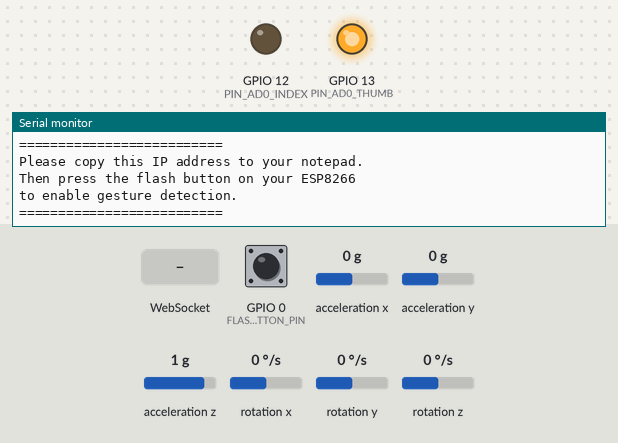
This sketch was run on a simulated ESP8266 (NodeMCU). Shown: output pins drawn as LEDs (lit = HIGH), the last lines printed to the serial monitor. The test bench sets the inputs (shaded band); at power-on: GPIO 0 (FLASH_BUTTON_PIN) HIGH, acceleration y 0 g, acceleration x 0 g, acceleration z 1 g, rotation x 0 °/s, rotation y 0 °/s, rotation z 0 °/s. WiFi joins after 1.5 s; servers stay silent unless stated.

Above: at 3.2 s.
3.3 s: GPIO 0 (FLASH_BUTTON_PIN) pulled LOW for 0.15 s
At 3.6 s:
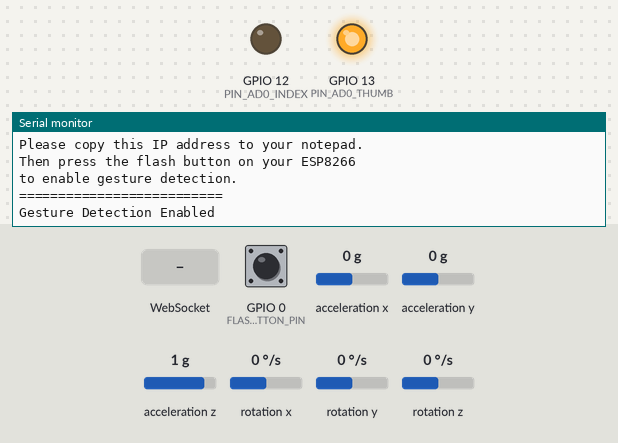
4.9 s: acceleration y set to -1.4 g
At 5.5 s:
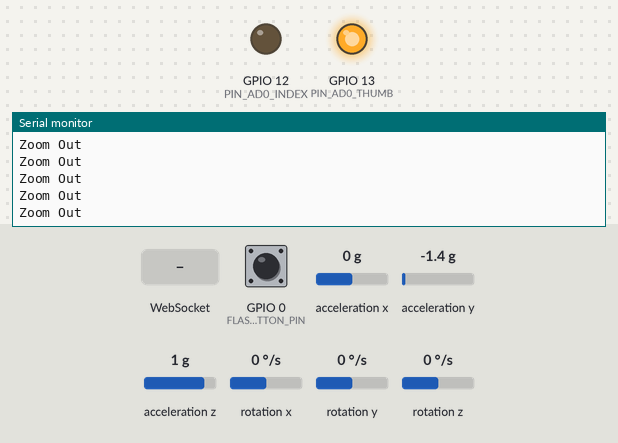
6.8 s: WebSocket text "1" received
8.3 s: acceleration y set to 0.8 g
At 9.3 s:
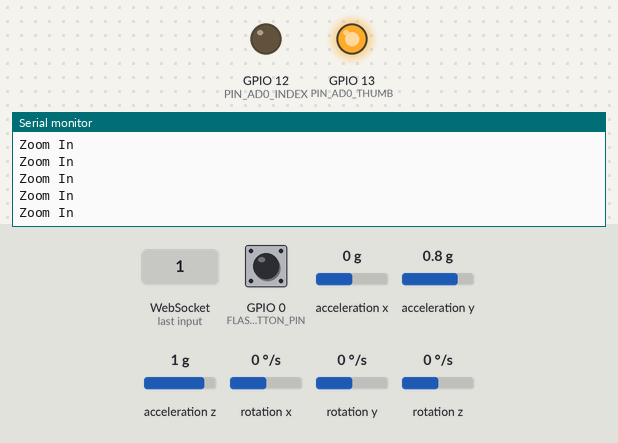

Measured:
- after the input at 3.3 s, the serial monitor: prints a new line at once (image 1)
- after the input at 4.9 s, the serial monitor: prints a new line at once (image 2)
- after the input at 8.3 s, the serial monitor: prints a new line at once (image 3)

The sketch:

sketch_nov12a.ino
```cpp
#include <ESP8266WiFi.h>
#include <WebSocketsServer.h>
#include <Wire.h>
#include <MPU6050.h>

const char* ssid = "nothing";
const char* password = "8459452881";

WebSocketsServer webSocket = WebSocketsServer(81);
MPU6050 mpuIndex;
MPU6050 mpuThumb;

const int MPU_ADDR_INDEX = 0x68;  // AD0 low
const int MPU_ADDR_THUMB = 0x69;  // AD0 high

const int PIN_AD0_INDEX = 12;  // D6
const int PIN_AD0_THUMB = 13;  // D7

const int FLASH_BUTTON_PIN = 0;  // GPIO0 is typically the flash button on ESP8266

bool automationEnabled = false;
bool tempLock = true;  // Start with lock enabled
unsigned long lastDebounceTime = 0;
unsigned long debounceDelay = 50;

void setup() {
  Serial.begin(115200);
  Wire.begin();

  pinMode(PIN_AD0_INDEX, OUTPUT);
  pinMode(PIN_AD0_THUMB, OUTPUT);
  pinMode(FLASH_BUTTON_PIN, INPUT_PULLUP);

  initMPU(mpuIndex, MPU_ADDR_INDEX, PIN_AD0_INDEX);
  initMPU(mpuThumb, MPU_ADDR_THUMB, PIN_AD0_THUMB);

  // Connect to WiFi
  WiFi.begin(ssid, password);
  while (WiFi.status() != WL_CONNECTED) {
    delay(1000);
    Serial.println("Connecting to WiFi...");
  }

  // Print IP address prominently
  Serial.println("\n\n");
  Serial.println("==========================");
  Serial.println("Connected to WiFi");
  Serial.print("IP Address: ");
  Serial.println(WiFi.localIP());
  Serial.println("==========================");
  Serial.println("Please copy this IP address to your notepad.");
  Serial.println("Then press the flash button on your ESP8266");
  Serial.println("to enable gesture detection.");
  Serial.println("==========================\n\n");

  // Start WebSocket server
  webSocket.begin();
  webSocket.onEvent(webSocketEvent);
}

void loop() {
  webSocket.loop();
  checkFlashButton();

  if (!tempLock) {
    checkGestures();
  }

  delay(10);
}

void initMPU(MPU6050 &mpu, int addr, int pinAD0) {
  digitalWrite(pinAD0, addr == MPU_ADDR_THUMB ? HIGH : LOW);
  mpu.initialize();
  if (!mpu.testConnection()) {
    Serial.println("MPU6050 connection failed");
  }
}

void checkGestures() {
  int16_t ax1, ay1, az1, ax2, ay2, az2;

  mpuIndex.getAcceleration(&ax1, &ay1, &az1);
  mpuThumb.getAcceleration(&ax2, &ay2, &az2);

  // Zoom in: Both fingers stretched out
  if (ay1 > 8000 && ay2 > 8000) {
    Serial.println("Zoom In");
    webSocket.broadcastTXT("ZOOM_IN");
  }
  // Zoom out: Both fingers curled in
  else if (ay1 < -8000 && ay2 < -8000) {
    Serial.println("Zoom Out");
    webSocket.broadcastTXT("ZOOM_OUT");
  }
  // You can add more gestures here if needed
}

void checkFlashButton() {
  int reading = digitalRead(FLASH_BUTTON_PIN);

  if (reading == LOW) { // Button is pressed (active low)
    if ((millis() - lastDebounceTime) > debounceDelay) {
      tempLock = !tempLock;
      Serial.println(tempLock ? "Gesture Detection Disabled" : "Gesture Detection Enabled");
      webSocket.broadcastTXT(tempLock ? "LOCK_ON" : "LOCK_OFF");
    }
    lastDebounceTime = millis();
  }
}

void webSocketEvent(uint8_t num, WStype_t type, uint8_t * payload, size_t length) {
  switch(type) {
    case WStype_DISCONNECTED:
      Serial.printf("[%u] Disconnected!\n", num);
      break;
    case WStype_CONNECTED:
      {
        IPAddress ip = webSocket.remoteIP(num);
        Serial.printf("[%u] Connected from %d.%d.%d.%d\n", num, ip[0], ip[1], ip[2], ip[3]);
      }
      break;
    case WStype_TEXT:
      Serial.printf("[%u] get Text: %s\n", num, payload);
      // Handle incoming messages if needed
      break;
  }
}
```
